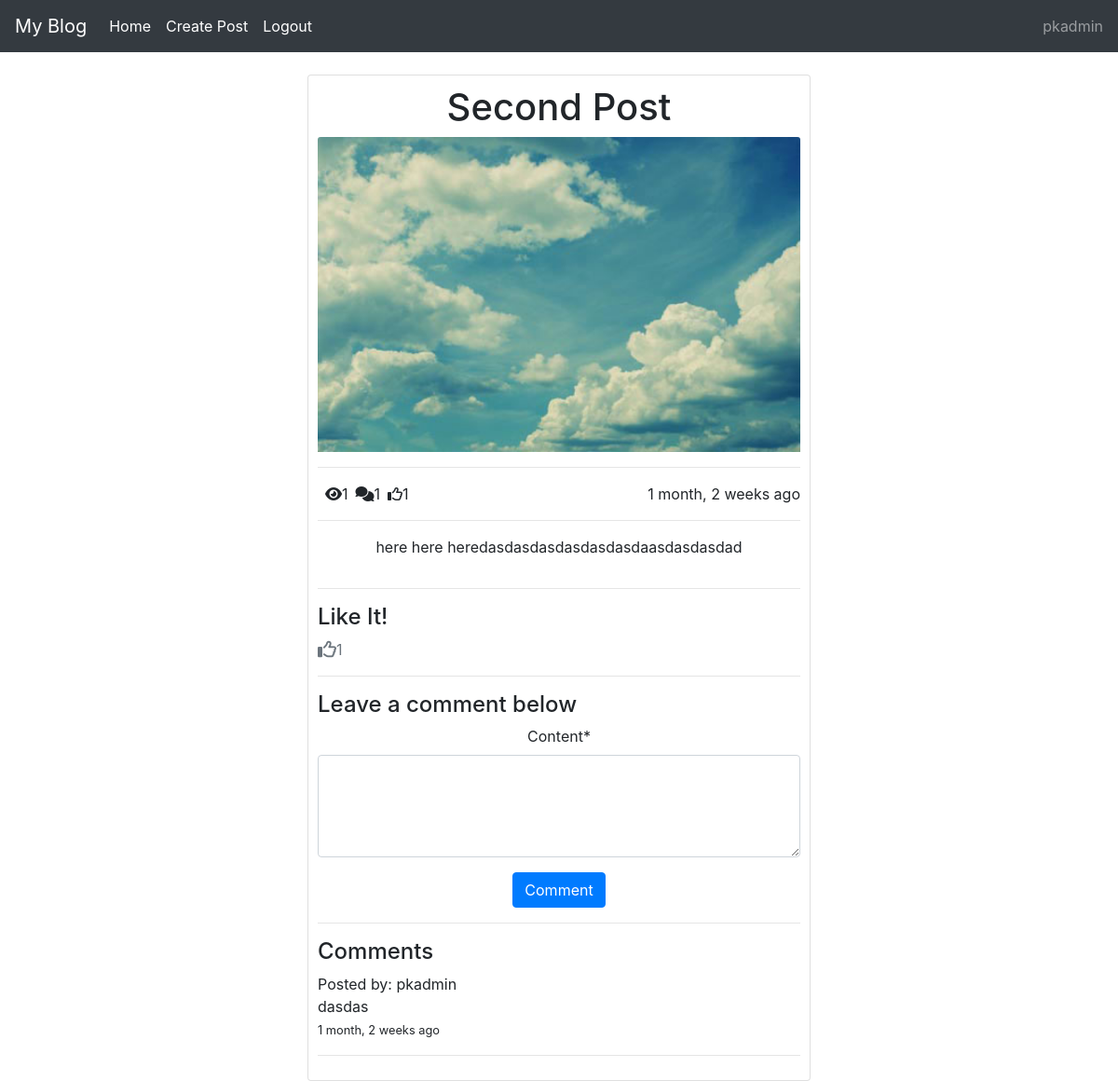
/posts/second/ (signed in), run on the app's committed database.
### posts/models.py (models this page shows, shortened)
class User(AbstractUser):
    pass
    def __str__(self):
        return self.username

class Post(models.Model):
    title = models.CharField(max_length =100)
    content = models.TextField()
    thumbnail = models.ImageField()
    publish_date = models.DateTimeField(auto_now_add=True)
    last_updated = models.DateTimeField(auto_now=True)
    author = models.ForeignKey(User, on_delete=models.CASCADE)
    slug = models.SlugField()
    def get_like_url(self):
        return reverse("like", kwargs={
            'slug':self.slug
        })
    @property
    def comments(self):
        return self.comment_set.all()
    @property
    def get_comment_count(self):
        return self.comment_set.all().count()
    @property
    def get_view_count(self):
        return self.postview_set.all().count()
    @property
    def get_like_count(self):
        return self.like_set.all().count()

class Comment(models.Model):
    user = models.ForeignKey(User, on_delete=models.CASCADE)
    post = models.ForeignKey(Post, on_delete=models.CASCADE)
    timestamp = models.DateTimeField(auto_now_add=True)
    content = models.TextField()

### posts/views.py (the view, shortened to what this page needs)
# urls.py: path('posts/<slug>/', PostDetailView.as_view(), name='detail'),
class PostDetailView(DetailView):
    model = Post
    def get_object(self, **kwargs):
        object = super().get_object(**kwargs)
        if self.request.user.is_authenticated:
            PostView.objects.get_or_create(user=self.request.user, post=object)
        return object
    def get_context_data(self, **kwargs):
        context = super().get_context_data(**kwargs)
        context.update({
            'form': CommentForm()
        })
        return context

### posts/forms.py
class CommentForm(forms.ModelForm):
    content = forms.CharField(required=True, widget=forms.Textarea(attrs={
        'rows': 4
    }))
    class Meta:
        model = Comment
        fields = ('content', )

### templates/posts/post_detail.html (shortened to what this page needs)
{% extends "base.html" %}
{% load crispy_forms_tags %}
{% block content %}
<div class='text-center'>
  <div class="row">
  <div class='col-md-6 offset-3'>
    <div class='card' style="padding: 10px;">
      <h1>{{ object.title }}</h1>
      <img src='{{ object.thumbnail.url }}' style="max-width: 100%" class="img-fluid card-img-top" alt="...">
      <hr />
      <div>
          <span class ='float-left'><i class="fas fa-eye ml-2"></i>{{ object.get_view_count }}</span>
          <span class ='float-left'><i class="fas fa-comments ml-2"></i>{{ object.get_comment_count }}</span>
          <span class ='float-left'><i class="far fa-thumbs-up ml-2"></i>{{ object.get_like_count }}</span>
          <span class="float-right">{{ object.publish_date|timesince }} ago </span>
      </div>
      <hr />
      <div>
        <p>{{ object.content }}</p>
      </div>
      <hr />
      <div>
        <h4 style="text-align: left;">Like It!</h4>
        <a class="text-muted float-left" href="{{ object.get_like_url }}"><i class="far fa-thumbs-up fa-lg"></i>{{ object.get_like_count }}</a>
      </div>
        <hr />
        {% if request.user.is_authenticated %}
          <h4 style="text-align: left;">Leave a comment below</h4>
          <form method='POST'>
            {{ form|crispy }}
            <button class='btn btn-primary' type='submit'>Comment</button>
          </form>
          <hr />
          <div class='text-left'>
          <h4>Comments</h4>
          {% for comment in object.comments.all %}
            <div>
              <p>
              Posted by: {{ comment.user }}
              <br>
              {{ comment.content }}
              <br>
              <small>{{ comment.timestamp|timesince }} ago</small>
              </p>
            </div>
            <hr />
          {% endfor %}
        {% else %}
        <a href="{% url 'account_login' %}" class="btn btn-primary btn-block">Login to Comment</a>
        {% endif %}
        </div>
    </div>
    </div>
    </div>
</div>
{% endblock content %}

### templates/base.html (shortened to what this page needs)
<!DOCTYPE html>
<html lang="en">
  <head>
    <link rel="stylesheet" href="https://stackpath.bootstrapcdn.com/bootstrap/4.4.1/css/bootstrap.min.css">
  </head>
  <body>
    <nav class="navbar navbar-expand-md navbar-dark bg-dark mb-4">
      <a class="navbar-brand" href="#">My Blog</a>
      <div class="collapse navbar-collapse" id="navbarCollapse">
        <ul class="navbar-nav mr-auto">
          <li class="nav-item active">
            <a class="nav-link" href="{% url 'list' %}">Home <span class="sr-only">(current)</span></a>
          </li>
          {% if request.user.is_authenticated %}
          <li class="nav-item active">
            <a class="nav-link" href="{% url 'create' %}">Create Post</a>
          </li>
          <li class="nav-item active">
            <a class="nav-link" href="{% url 'account_logout' %}">Logout</a>
          </li>
          {% endif %}
        </ul>
        {% if request.user.is_authenticated %}
        <span class="navbar-text">
          {{request.user }}
        </span>
        {% endif %}
      </div>
    </nav>
    <div class="container">
    {% block content %}
    {% endblock content %}
    </div>
  </body>
</html>

### data on the page
User: user "pkadmin"
Post: title "Second Post", thumbnail (picture), get_view_count "1", get_comment_count "1", get_like_count "1", publish_date "1 month, 2 weeks", content "here here heredasdasdasdasdasdasdaasdasdasdad"
Comment: user "pkadmin", content "dasdas", timestamp "1 month, 2 weeks"
